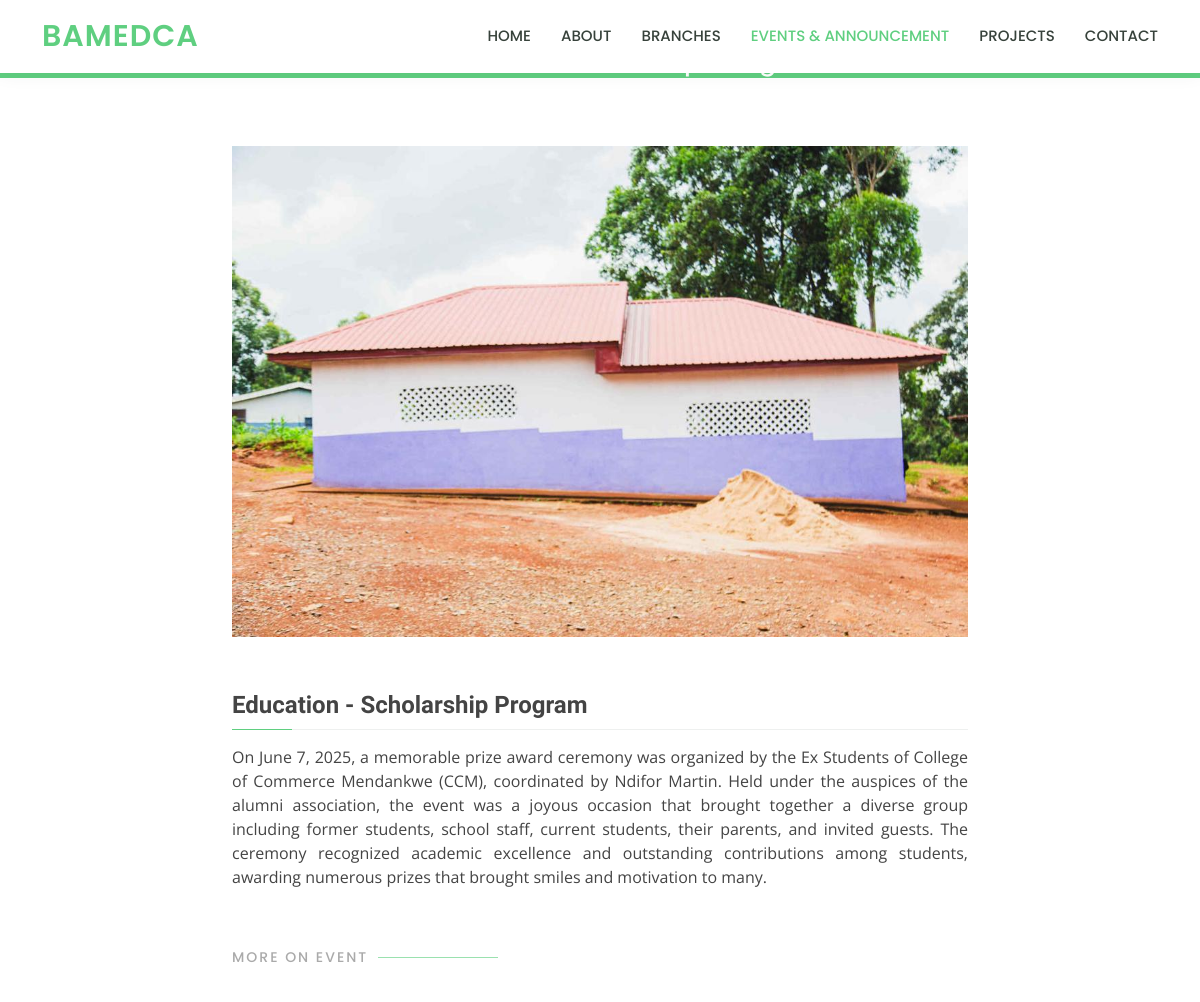
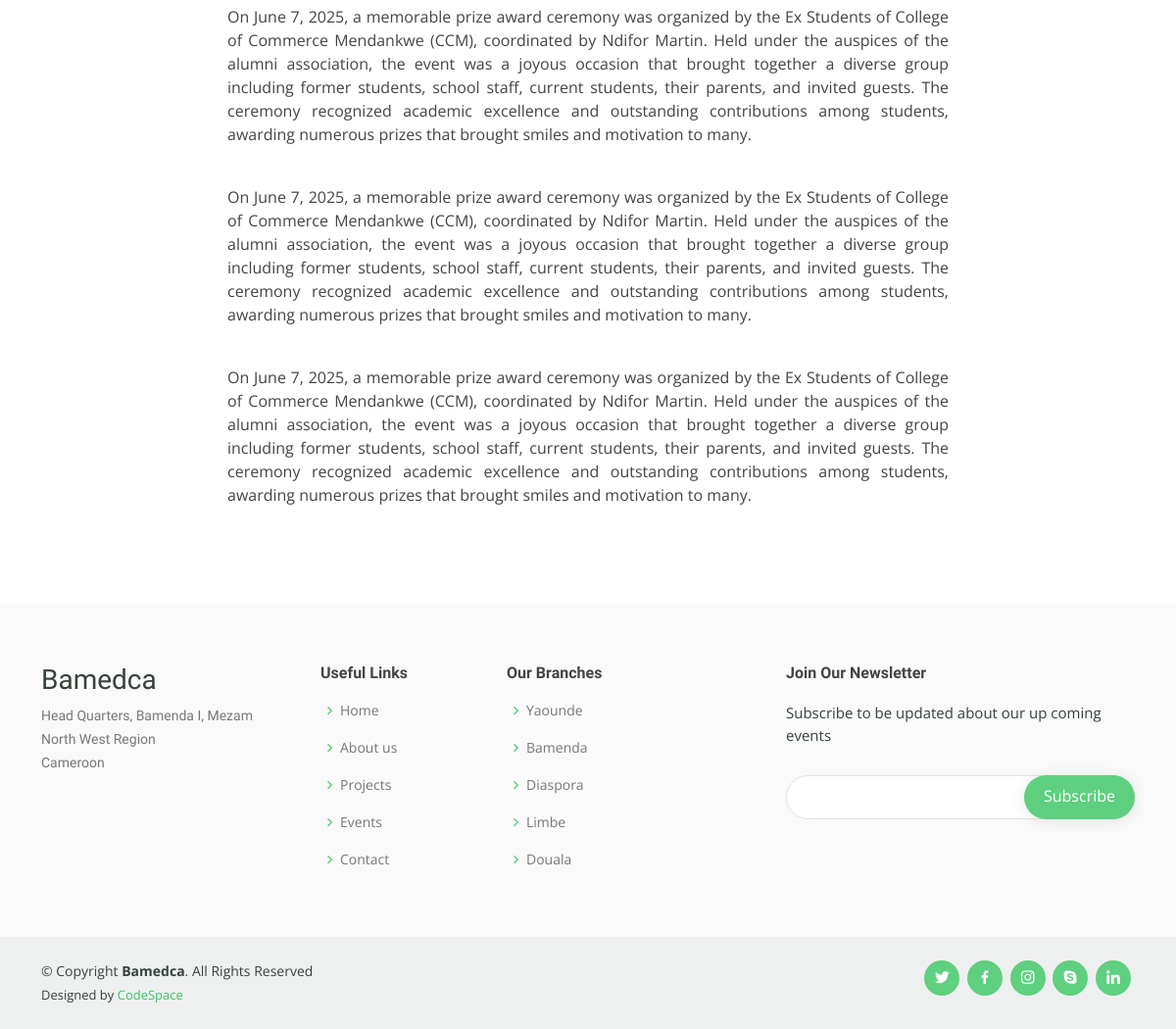
Page /events-details/1/ on the committed database (2 pictures, top to bottom).
### bamedcacontent/models.py (models this page shows)
class EventModel(models.Model):
    title = models.CharField(max_length=100)
    description = models.TextField(max_length=1000)
    period = models.CharField(max_length=100)
    paragraph1 = models.TextField(max_length=1000)
    paragraph2 = models.TextField(max_length=1000)
    paragraph3 = models.TextField(max_length=1000)
    image = models.ImageField(upload_to='events')
    def __str__(self):
        return self.title

### bamedcacontent/views.py (the view)
# urls.py: path('events-details/<str:ID>/', views.eventsDetails, name='events-details'),
def eventsDetails(request,ID):
    object=EventModel.objects.get(id=ID)
    contact=ContactModel.objects.all()
    print(object)
    context={
        'objects':object,
        'contact':contact
    }
    return render(request,'events-details.html',context=context)

### templates/events-details.html (shortened to what this page needs)
{% extends 'base.html' %}
{% load static %}
{% block content %}
<body>
  <header id="header" class="fixed-top">
    <div class="container d-flex align-items-center">
      <h1 class="logo me-auto"><a href="{% url 'home' %}">BAMEDCA</a></h1>
      <nav id="navbar" class="navbar order-last order-lg-0">
        <ul>
          <li><a href="{% url 'home' %}">Home</a></li>
          <li><a href="{% url 'about' %}">About</a></li>
          <li><a href="{% url 'branch' %}">Branches</a></li>
          <li><a class="active" href="{% url 'events' %}">Events & Announcement</a></li>
          <li><a href="{% url 'projects' %}">Projects</a></li>
          <li><a href="{% url 'contact' %}">Contact</a></li>
        </ul>
      </nav>
    </div>
  </header>
  <main id="main">
    <div class="breadcrumbs" data-aos="fade-in">
      <div class="container">
        <h2>{{objects.title}}</h2>
      </div>
    </div>
    <section id="branch-details" class="branch-details">
      <div class="container" data-aos="fade-up">
        <div class="row justify-content-center">
          <div class="col-lg-8">
            <img src="{{ objects.image.url }}" class="img-fluid w-100 mb-4" alt="Event Image">
            <h3>{{ objects.title }}</h3>
            <p style="text-align: justify;">{{ objects.description }}</p>
          </div>
        </div>
        <br><br>
        <div class="row justify-content-center">
          <div class="col-lg-8">
            <div class="section-title text-start">
              <h2>More On Event</h2>
            </div>
          </div>
          <br><br>
          <div class="col-lg-8">
            <p style="text-align: justify;">{{ objects.paragraph1 }}</p><br>
            <p style="text-align: justify;">{{ objects.paragraph2 }}</p><br>
            <p style="text-align: justify;">{{ objects.paragraph3 }}</p><br>
          </div>
        </div>
      </div>
    </section>
  </main>
  {% endblock content %}

### static/assets/css/style.css (style rules this page uses)
body { font-family: "Open Sans", sans-serif; color: #444444; }
a { color: #5fcf80; text-decoration: none; }
h1, h2, h3, h4, h5, h6 { font-family: "Raleway", sans-serif; }
#header { background: #fff; transition: all 0.5s; z-index: 997; padding: 15px 0; box-shadow: 0px 0 18px rgba(55, 66, 59, 0.08); }
#header .logo { font-size: 30px; margin: 0; padding: 0; line-height: 1; font-weight: 600; letter-spacing: 1px; text-transform: uppercase; font-family: "Poppins", sans-serif; }
#header .logo a { color: #5fcf80; }
.navbar { padding: 0; }
.navbar ul { margin: 0; padding: 0; display: flex; list-style: none; align-items: center; }
.navbar li { position: relative; }
.navbar a, .navbar a:focus { display: flex; align-items: center; justify-content: space-between; padding: 10px 0 10px 30px; font-family: "Poppins", sans-serif; font-size: 15px; font-weight: 500; color: #37423b; white-space: nowrap; transition: 0.3s; text-transform: uppercase; text-decoration: solid; }
.navbar a:hover, .navbar .active, .navbar .active:focus, .navbar li:hover > a { color: #5fcf80; }
section { padding: 60px 0; overflow: hidden; }
.section-title { padding-bottom: 40px; }
.section-title h2 { font-size: 14px; font-weight: 500; padding: 0; line-height: 1px; margin: 0 0 5px 0; letter-spacing: 2px; text-transform: uppercase; color: #aaaaaa; font-family: "Poppins", sans-serif; }
.section-title h2::after { content: ""; width: 120px; height: 1px; display: inline-block; background: #9ae1af; margin: 4px 10px; }
.breadcrumbs { margin-top: 40px; text-align: center; background: #5fcf80; color: #fff; }
.breadcrumbs h2 { font-size: 32px; font-weight: 500; }
.branch-details h3 { font-size: 24px; margin: 30px 0 15px 0; font-weight: 700; position: relative; padding-bottom: 10px; }
.branch-details h3:before { content: ""; position: absolute; display: block; width: 100%; height: 1px; background: #eef0ef; bottom: 0; left: 0; }
.branch-details h3:after { content: ""; position: absolute; display: block; width: 60px; height: 1px; background: #5fcf80; bottom: 0; left: 0; }

### rows in the picture
EventModel: image (picture), title "Education - Scholarship Program", description "On June 7, 2025, a memorable prize award ceremony was organized by the Ex Students of College of Commerce Mendankwe (CCM), coordinated by Ndifor Martin. Held under the auspices of the alumni association, the event was a joyous occasion that brought together a diverse group including former students, school staff, current students, their parents, and invited guests. The ceremony recognized academic excellence and outstanding contributions among students, awarding numerous prizes that brought smiles and motivation to many.", paragraph1 "On June 7, 2025, a memorable prize award ceremony was organized by the Ex Students of College of Commerce Mendankwe (CCM), coordinated by Ndifor Martin. Held under the auspices of the alumni association, the event was a joyous occasion that brought together a diverse group including former students, school staff, current students, their parents, and invited guests. The ceremony recognized academic excellence and outstanding contributions among students, awarding numerous prizes that brought smiles and motivation to many.", paragraph2 "On June 7, 2025, a memorable prize award ceremony was organized by the Ex Students of College of Commerce Mendankwe (CCM), coordinated by Ndifor Martin. Held under the auspices of the alumni association, the event was a joyous occasion that brought together a diverse group including former students, school staff, current students, their parents, and invited guests. The ceremony recognized academic excellence and outstanding contributions among students, awarding numerous prizes that brought smiles and motivation to many.", paragraph3 "On June 7, 2025, a memorable prize award ceremony was organized by the Ex Students of College of Commerce Mendankwe (CCM), coordinated by Ndifor Martin. Held under the auspices of the alumni association, the event was a joyous occasion that brought together a diverse group including former students, school staff, current students, their parents, and invited guests. The ceremony recognized academic excellence and outstanding contributions among students, awarding numerous prizes that brought smiles and motivation to many."
